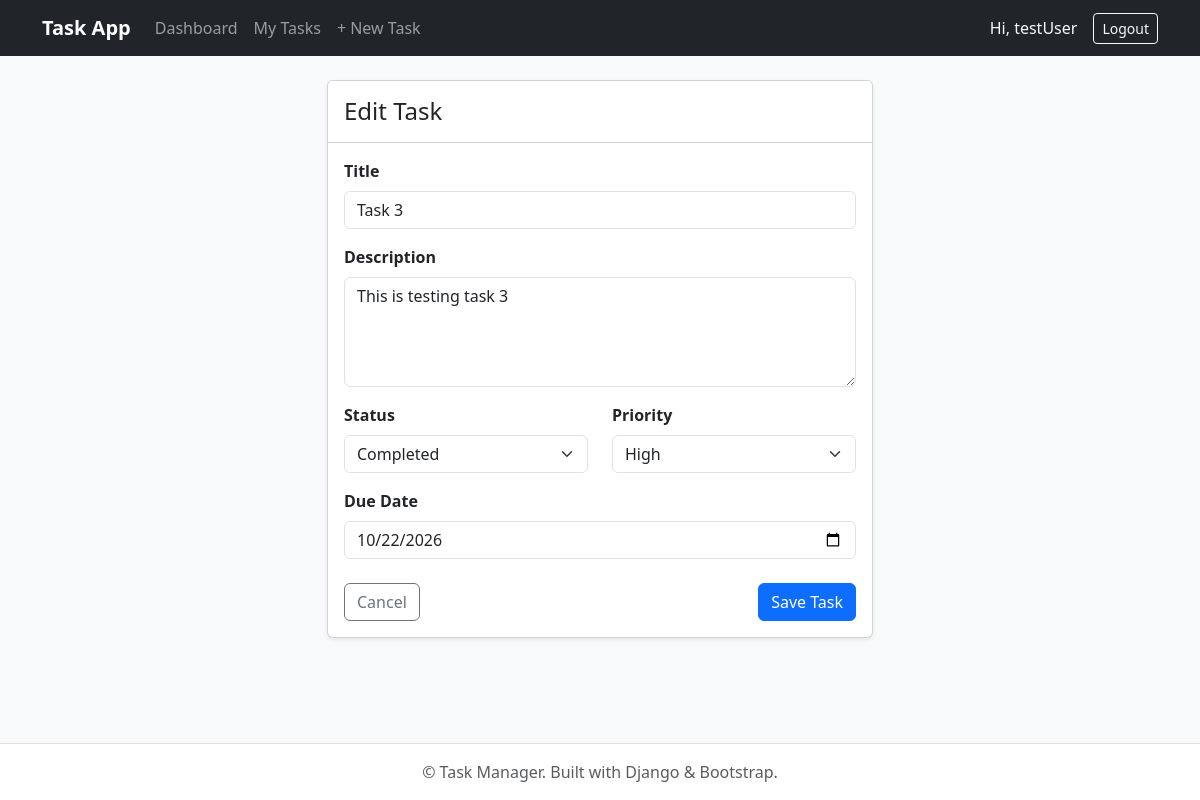
The app's page /tasks/4/edit/ (signed in) with its own data.
### tasks/models.py (models this page shows, shortened)
class Task(models.Model):
    class StatusChoices(models.TextChoices):
        PENDING = 'PENDING', 'Pending'
        IN_PROGRESS = 'IN_PROGRESS', 'In Progress'
        COMPLETED = 'COMPLETED', 'Completed'
    class PriorityChoices(models.TextChoices):
        LOW = 'LOW', 'Low'
        MEDIUM = 'MEDIUM', 'Medium'
        HIGH = 'HIGH', 'High'
    title = models.CharField(max_length=100)
    description = models.TextField(blank=True, null=True)
    status = models.CharField(
        max_length=20,
        choices=StatusChoices.choices,
        default=StatusChoices.PENDING
    )
    priority = models.CharField(
        max_length=10,
        choices=PriorityChoices.choices,
        default=PriorityChoices.MEDIUM
    )
    due_date = models.DateField(blank=True, null=True)
    created_at = models.DateTimeField(auto_now_add=True)
    updated_at = models.DateTimeField(auto_now=True)
    owner = models.ForeignKey(
        User,
        on_delete=models.CASCADE,
        related_name="tasks"
    )
    class Meta:
        ordering = ['-created_at']
        verbose_name = 'Task'
        verbose_name_plural = 'Tasks'

### tasks/views.py (the view)
# urls.py: path("tasks/<int:task_id>/edit/", views.task_update_view, name="task_edit"),
@login_required
def task_update_view(request, task_id):
    task = get_object_or_404(Task, id=task_id, owner=request.user)
    if request.method == "POST":
        form = TaskForm(request.POST, instance=task)
        if form.is_valid():
            form.save()
            messages.success(request, "Task updated successfully!")
            return redirect("task_detail", task_id=task.id)
    else:
        form = TaskForm(instance=task)
    return render(request, "tasks/task_form.html", {"form":form, "title":"Edit Task"})

### tasks/forms.py
class TaskForm(forms.ModelForm):
    class Meta:
        model = Task
        fields = ['title', 'description', 'status', 'priority', 'due_date']
        widgets = {
            'title': forms.TextInput(attrs={'class': 'form-control', 'placeholder':'Enter task title'}),
            'description': forms.Textarea(attrs={'class': 'form-control', 'placeholder':'Enter description', 'rows':4}),
            'status': forms.Select(attrs={'class': 'form-select'}),
            'priority': forms.Select(attrs={'class': 'form-select'}),
            'due_date': forms.DateInput(attrs={'class': 'form-control', 'type':'date'}),
        }

### tasks/templates/tasks/task_form.html (shortened to what this page needs)
{% extends 'base.html' %}
{% block content %}
<div class="row justify-content-center">
    <div class="col-md-8 col-lg-6">
        <div class="card shadow-sm">
            <div class="card-header bg-white py-3">
                <h4 class="mb-0">{{ title }}</h4>
            </div>
            <div class="card-body">
                <form method="post" novalidate>
                    <div class="mb-3">
                        <label for="{{ form.title.id_for_label }}" class="form-label fw-bold">Title</label>
                        {{ form.title }}
                    </div>
                    <div class="mb-3">
                        <label for="{{ form.description.id_for_label }}" class="form-label fw-bold">Description</label>
                        {{ form.description }}
                    </div>
                    <div class="row">
                        <div class="col-md-6 mb-3">
                            <label for="{{ form.status.id_for_label }}" class="form-label fw-bold">Status</label>
                            {{ form.status }}
                        </div>
                        <div class="col-md-6 mb-3">
                            <label for="{{ form.priority.id_for_label }}" class="form-label fw-bold">Priority</label>
                            {{ form.priority }}
                        </div>
                    </div>
                    <div class="mb-4">
                        <label for="{{ form.due_date.id_for_label }}" class="form-label fw-bold">Due Date</label>
                        {{ form.due_date }}
                    </div>
                    <div class="d-flex justify-content-between">
                        <a href="{% url 'task_list' %}" class="btn btn-outline-secondary">Cancel</a>
                        <button type="submit" class="btn btn-primary">Save Task</button>
                    </div>
                </form>
            </div>
        </div>
    </div>
</div>
{% endblock %}

### tasks/templates/base.html (shortened to what this page needs)
<!DOCTYPE html>
<html lang="en">
<head>
    <link href="https://cdn.jsdelivr.net/npm/bootstrap@5.3.2/dist/css/bootstrap.min.css" rel="stylesheet">
</head>
<body class="bg-light d-flex flex-column min-vh-100">
    <nav class="navbar navbar-expand-lg navbar-dark bg-dark mb-4">
        <div class="container">
            <a class="navbar-brand fw-bold" href="{% url 'dashboard' %}">Task App</a>
            <div class="collapse navbar-collapse" id="navbarNav">
                <ul class="navbar-nav me-auto">
                    {% if user.is_authenticated %}
                        <li class="nav-item"><a class="nav-link" href="{% url 'dashboard' %}">Dashboard</a></li>
                        <li class="nav-item"><a class="nav-link" href="{% url 'task_list' %}">My Tasks</a></li>
                        <li class="nav-item"><a class="nav-link" href="{% url 'task_create' %}">+ New Task</a></li>
                    {% endif %}
                </ul>
                <ul class="navbar-nav ms-auto">
                    {% if user.is_authenticated %}
                        <li class="nav-item d-flex align-items-center me-3 text-light">Hi, {{ user.username }}</li>
                        <li class="nav-item">
                            <form method="post" action="{% url 'logout' %}" class="d-inline">
                                <button type="submit" class="btn btn-outline-light btn-sm">Logout</button>
                            </form>
                        </li>
                    {% else %}
                        <li class="nav-item"><a class="nav-link" href="{% url 'login' %}">Login</a></li>
                        <li class="nav-item"><a class="nav-link" href="{% url 'register' %}">Register</a></li>
                    {% endif %}
                </ul>
            </div>
        </div>
    </nav>
    <div class="container mb-5">
        {% block content %}{% endblock %}
    </div>
    <footer class="footer mt-auto py-3 bg-white text-center border-top">
        <div class="container">
            <span class="text-muted">&copy; Task Manager. Built with Django & Bootstrap.</span>
        </div>
    </footer>
</body>
</html>

### records on screen
Task: title "Task 3", description "This is testing task 3", status "Completed", priority "High", due_date "10/22/2026"

### other values on screen
{{ user.username }} "testUser"
{{ title }} "Edit Task"
